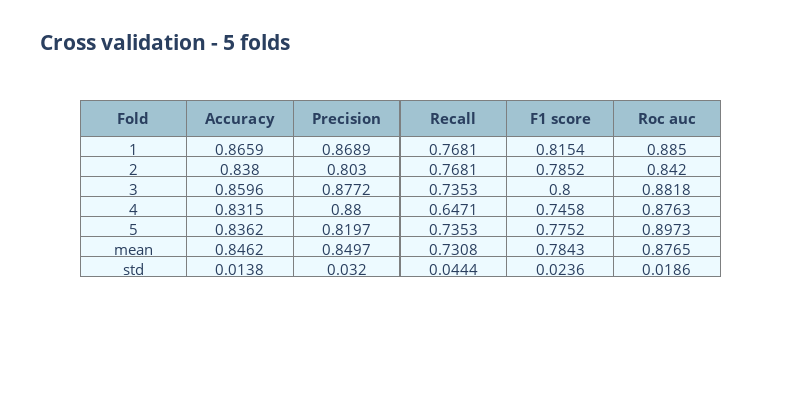

Write notebook code for a chart like this one.
### Code cell
scores = ['accuracy', 'precision', 'recall', 'f1', 'roc_auc']
res = []
for sc in scores:
    scores = cross_val_score(lgbm_clf, X, y, cv = 5, scoring = sc)
    #print(sc, scores)
    res.append(scores)
df = pd.DataFrame(res).T
df.loc['mean'] = df.mean()
df.loc['std'] = df.std()
df= df.rename(columns={0: 'accuracy', 1:'precision', 2:'recall',3:'f1',4:'roc_auc'})

trace = go.Table(
    header=dict(values=['<b>Fold', '<b>Accuracy', '<b>Precision', '<b>Recall', '<b>F1 score', '<b>Roc auc'],
                line = dict(color='#7D7F80'),
                fill = dict(color='#a1c3d1'),
                align = ['center'],
                font = dict(size = 15)),
    cells=dict(values=[('1','2','3','4','5','mean', 'std'),
                       np.round(df['accuracy'],4),
                       np.round(df['precision'],4),
                       np.round(df['recall'],4),
                       np.round(df['f1'],4),
                       np.round(df['roc_auc'],4)],
               line = dict(color='#7D7F80'),
               fill = dict(color='#EDFAFF'),
               align = ['center'], font = dict(size = 15)))

layout = dict(width=800, height=400, title = '<b>Cross validation - 5 folds', font = dict(size = 15))
fig = dict(data=[trace], layout=layout)
py.iplot(fig, filename = 'styled_table')

### Figure 1 — Plotly figure (JSON) as saved in the notebook; plotly's stock layout.template omitted (floating-point values rounded to 4 significant figures)
{"data": [{"cells": {"align": ["center"], "fill": {"color": "#EDFAFF"}, "font": {"size": 15}, "line": {"color": "#7D7F80"}, "values": [["1", "2", "3", "4", "5", "mean", "std"], [0.8659, 0.838, 0.8596, 0.8315, 0.8362, 0.8462, 0.0138], [0.8689, 0.803, 0.8772, 0.88, 0.8197, 0.8497, 0.032], [0.7681, 0.7681, 0.7353, 0.6471, 0.7353, 0.7308, 0.0444], [0.8154, 0.7852, 0.8, 0.7458, 0.7752, 0.7843, 0.0236], [0.885, 0.842, 0.8818, 0.8763, 0.8973, 0.8765, 0.0186]]}, "header": {"align": ["center"], "fill": {"color": "#a1c3d1"}, "font": {"size": 15}, "line": {"color": "#7D7F80"}, "values": ["<b>Fold", "<b>Accuracy", "<b>Precision", "<b>Recall", "<b>F1 score", "<b>Roc auc"]}, "type": "table"}], "layout": {"font": {"size": 15}, "height": 400, "title": {"text": "<b>Cross validation - 5 folds"}, "width": 800}}
